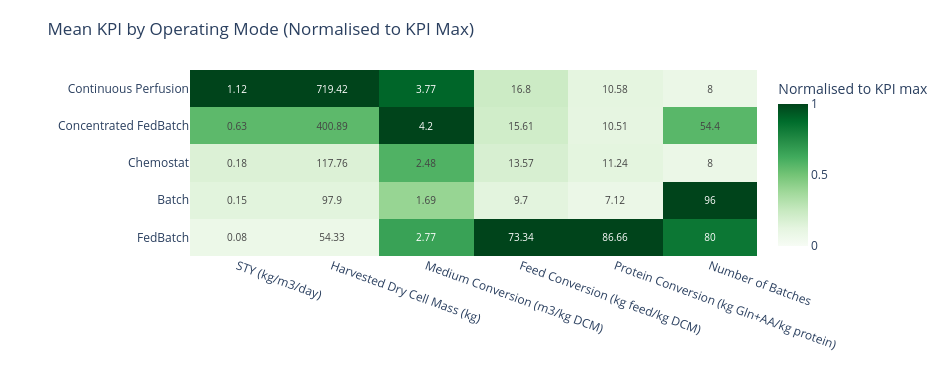

Write notebook code for a chart like this one.
### Markdown cell above
### 5.2 Mean KPI heatmap by operating mode

The heatmap uses the same aggregated `campaign_summary_table` and displays mean KPI values per operating mode.

### Code cell
# Heatmap of mean KPI values per operating mode, with optional normalization and annotations
import numpy as np
import plotly.graph_objects as go

if "campaign_summary_table" not in globals():
    raise ValueError("Run the campaign summary-table cell first.")

if "mode_order" not in globals() or not mode_order:
    raise ValueError("Run the shared plotting data initialization cell first.")

# Reuse same campaign filter convention as the lollipop overview
CAMPAIGN_FILTER = [CAMPAIGN_LABEL]
plot_tbl = campaign_summary_table.copy()
if CAMPAIGN_FILTER:
    plot_tbl = plot_tbl[plot_tbl["campaign"].isin(CAMPAIGN_FILTER)].copy()

if plot_tbl.empty:
    raise ValueError("No rows available after campaign filtering.")

kpi_order = [k for k in MAIN_KPIS if k in plot_tbl["kpi"].unique()]
if not kpi_order:
    raise ValueError("No matching KPI rows found in campaign_summary_table.")

# Reuse the mode ordering determined in the shared plotting initialization cell
mode_group_order = []
for m in mode_order:
    cm = canonical_mode(m)
    if cm not in mode_group_order:
        mode_group_order.append(cm)
mode_group_order = [m for m in mode_group_order if m in plot_tbl["mode_group"].astype(str).unique()]

# Pivot means to matrix: rows = operating mode, columns = KPI
heat_df = (
    plot_tbl[plot_tbl["kpi"].isin(kpi_order)]
    .pivot_table(index="mode_group", columns="kpi", values="mean_value", aggfunc="mean", observed=False)
    .reindex(index=mode_group_order, columns=kpi_order)
)

# Format values without scientific notation
def format_no_sci(v: float, max_decimals: int = 6) -> str:
    if pd.isna(v):
        return ""
    s = np.format_float_positional(float(v), precision=max_decimals, trim='-')
    if "." in s:
        s = s.rstrip("0").rstrip(".")
    return s

# Keep annotation as original mean values (no scientific notation)
text_vals = heat_df.map(lambda v: format_no_sci(v, max_decimals=2)).values

# Normalize per KPI column against a zero baseline and the observed column maximum
NORMALIZE_WITHIN_KPI = True
if NORMALIZE_WITHIN_KPI:
    heat_for_color = heat_df.divide(heat_df.max().replace(0, 1), axis=1)
    colorbar_title = "Normalised to KPI max"
else:
    heat_for_color = heat_df.copy()
    colorbar_title = "Mean KPI value"

x_labels = [KPI_LABELS_MAIN.get(k, k) for k in heat_df.columns]
y_labels = [str(v) for v in heat_df.index]

fig_hm = go.Figure(
    data=go.Heatmap(
        z=heat_for_color.values,
        x=x_labels,
        y=y_labels,
        text=text_vals,
        texttemplate="%{text}",
        textfont={"size": 10},
        colorscale="greens",
        zmin=0.0 if NORMALIZE_WITHIN_KPI else None,
        zmax=1.0 if NORMALIZE_WITHIN_KPI else None,
        colorbar={"title": colorbar_title},
        hovertemplate=(
            "<b>%{y}</b><br>"
            + "%{x}<br>"
            + "Value: %{text}<extra></extra>"
        ),
    )
)

fig_hm.update_layout(
    template="plotly_white",
    title="Mean KPI by Operating Mode (Normalised to KPI Max)",
    width=950,
    height=max(360, 90 + 55 * len(y_labels)),
    margin=dict(l=190, r=40, t=70, b=70),
)

fig_hm.update_xaxes(tickangle=20)
fig_hm.show()

### Figure 1 — Plotly figure (JSON) as saved in the notebook; plotly's stock layout.template omitted (floating-point values rounded to 4 significant figures)
{"data": [{"colorbar": {"title": {"text": "Normalised to KPI max"}}, "colorscale": [[0, "rgb(247,252,245)"], [0.125, "rgb(229,245,224)"], [0.25, "rgb(199,233,192)"], [0.375, "rgb(161,217,155)"], [0.5, "rgb(116,196,118)"], [0.625, "rgb(65,171,93)"], [0.75, "rgb(35,139,69)"], [0.875, "rgb(0,109,44)"], [1, "rgb(0,68,27)"]], "hovertemplate": "<b>%{y}</b><br>%{x}<br>Value: %{text}<extra></extra>", "text": [["0.08", "54.33", "2.77", "73.34", "86.66", "80"], ["0.15", "97.9", "1.69", "9.7", "7.12", "96"], ["0.18", "117.76", "2.48", "13.57", "11.24", "8"], ["0.63", "400.89", "4.2", "15.61", "10.51", "54.4"], ["1.12", "719.42", "3.77", "16.8", "10.58", "8"]], "textfont": {"size": 10}, "texttemplate": "%{text}", "type": "heatmap", "x": ["STY (kg/m3/day)", "Harvested Dry Cell Mass (kg)", "Medium Conversion (m3/kg DCM)", "Feed Conversion (kg feed/kg DCM)", "Protein Conversion (kg Gln+AA/kg protein)", "Number of Batches"], "y": ["FedBatch", "Batch", "Chemostat", "Concentrated FedBatch", "Continuous Perfusion"], "z": [[0.07552, 0.07552, 0.66, 1.0, 1.0, 0.8333], [0.1361, 0.1361, 0.4018, 0.1323, 0.08211, 1.0], [0.1637, 0.1637, 0.5891, 0.1851, 0.1297, 0.08333], [0.5572, 0.5572, 1.0, 0.2129, 0.1213, 0.5667], [1.0, 1.0, 0.897, 0.2291, 0.1221, 0.08333]], "zmax": 1, "zmin": 0}], "layout": {"height": 365, "margin": {"b": 70, "l": 190, "r": 40, "t": 70}, "title": {"text": "Mean KPI by Operating Mode (Normalised to KPI Max)"}, "width": 950, "xaxis": {"tickangle": 20}}}
